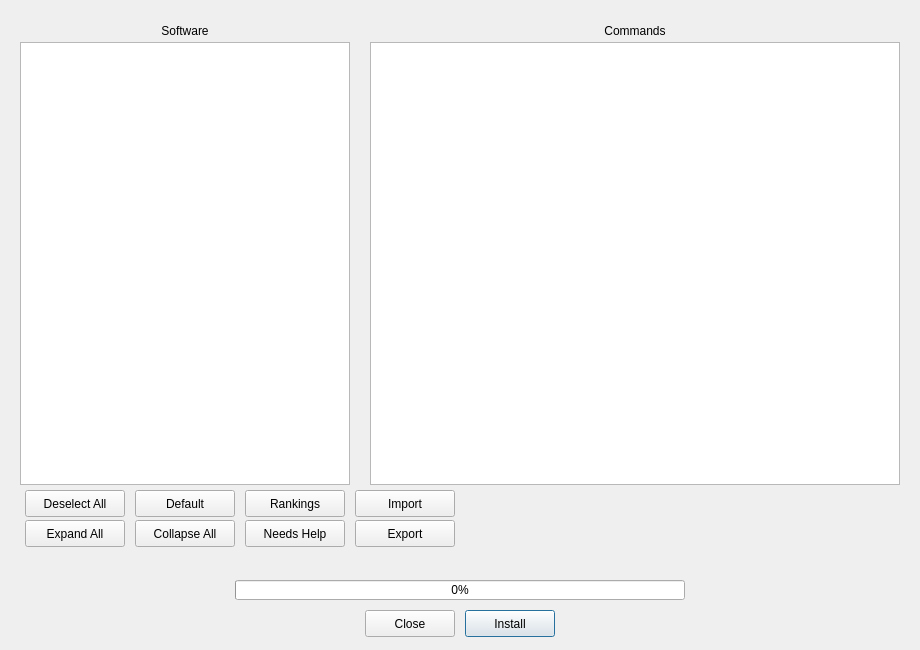
<?xml version="1.0" encoding="UTF-8"?>
<ui version="4.0">
 <class>Dialog_install2</class>
 <widget class="QDialog" name="Dialog_install2">
  <property name="geometry">
   <rect>
    <x>0</x>
    <y>0</y>
    <width>920</width>
    <height>650</height>
   </rect>
  </property>
  <property name="windowTitle">
   <string>FISSURE Install</string>
  </property>
  <property name="windowIcon">
   <iconset>
    <normaloff>../docs/Icons/logo_f.png</normaloff>../docs/Icons/logo_f.png</iconset>
  </property>
  <widget class="QPushButton" name="pushButton_ok">
   <property name="geometry">
    <rect>
     <x>465</x>
     <y>610</y>
     <width>90</width>
     <height>27</height>
    </rect>
   </property>
   <property name="text">
    <string>Install</string>
   </property>
  </widget>
  <widget class="QPushButton" name="pushButton_cancel">
   <property name="geometry">
    <rect>
     <x>365</x>
     <y>610</y>
     <width>90</width>
     <height>27</height>
    </rect>
   </property>
   <property name="text">
    <string>Close</string>
   </property>
  </widget>
  <widget class="QPushButton" name="pushButton_default">
   <property name="geometry">
    <rect>
     <x>135</x>
     <y>490</y>
     <width>100</width>
     <height>27</height>
    </rect>
   </property>
   <property name="text">
    <string>Default</string>
   </property>
  </widget>
  <widget class="QPushButton" name="pushButton_deselect">
   <property name="geometry">
    <rect>
     <x>25</x>
     <y>490</y>
     <width>100</width>
     <height>27</height>
    </rect>
   </property>
   <property name="text">
    <string>Deselect All</string>
   </property>
  </widget>
  <widget class="QPlainTextEdit" name="plainTextEdit_commands">
   <property name="geometry">
    <rect>
     <x>370</x>
     <y>42</y>
     <width>530</width>
     <height>443</height>
    </rect>
   </property>
   <property name="font">
    <font>
     <pointsize>9</pointsize>
     <italic>false</italic>
    </font>
   </property>
   <property name="horizontalScrollBarPolicy">
    <enum>Qt::ScrollBarAsNeeded</enum>
   </property>
   <property name="lineWrapMode">
    <enum>QPlainTextEdit::NoWrap</enum>
   </property>
   <property name="readOnly">
    <bool>true</bool>
   </property>
  </widget>
  <widget class="QLabel" name="label1_1">
   <property name="geometry">
    <rect>
     <x>20</x>
     <y>20</y>
     <width>330</width>
     <height>22</height>
    </rect>
   </property>
   <property name="text">
    <string>Software</string>
   </property>
   <property name="alignment">
    <set>Qt::AlignCenter</set>
   </property>
  </widget>
  <widget class="QLabel" name="label1_2">
   <property name="geometry">
    <rect>
     <x>370</x>
     <y>20</y>
     <width>530</width>
     <height>22</height>
    </rect>
   </property>
   <property name="text">
    <string>Commands</string>
   </property>
   <property name="alignment">
    <set>Qt::AlignCenter</set>
   </property>
  </widget>
  <widget class="QProgressBar" name="progressBar1">
   <property name="geometry">
    <rect>
     <x>235</x>
     <y>580</y>
     <width>450</width>
     <height>20</height>
    </rect>
   </property>
   <property name="maximum">
    <number>10</number>
   </property>
   <property name="value">
    <number>0</number>
   </property>
   <property name="textVisible">
    <bool>true</bool>
   </property>
  </widget>
  <widget class="QTreeWidget" name="treeWidget_software">
   <property name="enabled">
    <bool>true</bool>
   </property>
   <property name="geometry">
    <rect>
     <x>20</x>
     <y>42</y>
     <width>330</width>
     <height>443</height>
    </rect>
   </property>
   <property name="font">
    <font>
     <pointsize>9</pointsize>
    </font>
   </property>
   <property name="alternatingRowColors">
    <bool>false</bool>
   </property>
   <property name="selectionMode">
    <enum>QAbstractItemView::NoSelection</enum>
   </property>
   <property name="uniformRowHeights">
    <bool>true</bool>
   </property>
   <property name="headerHidden">
    <bool>true</bool>
   </property>
   <column>
    <property name="text">
     <string/>
    </property>
   </column>
  </widget>
  <widget class="QPushButton" name="pushButton_rankings">
   <property name="geometry">
    <rect>
     <x>245</x>
     <y>490</y>
     <width>100</width>
     <height>27</height>
    </rect>
   </property>
   <property name="text">
    <string>Rankings</string>
   </property>
  </widget>
  <widget class="QPushButton" name="pushButton_expand_all">
   <property name="geometry">
    <rect>
     <x>25</x>
     <y>520</y>
     <width>100</width>
     <height>27</height>
    </rect>
   </property>
   <property name="text">
    <string>Expand All</string>
   </property>
  </widget>
  <widget class="QPushButton" name="pushButton_collapse_all">
   <property name="geometry">
    <rect>
     <x>135</x>
     <y>520</y>
     <width>100</width>
     <height>27</height>
    </rect>
   </property>
   <property name="text">
    <string>Collapse All</string>
   </property>
  </widget>
  <widget class="QLabel" name="label2_current_item">
   <property name="geometry">
    <rect>
     <x>260</x>
     <y>560</y>
     <width>400</width>
     <height>17</height>
    </rect>
   </property>
   <property name="text">
    <string/>
   </property>
   <property name="alignment">
    <set>Qt::AlignCenter</set>
   </property>
  </widget>
  <widget class="QPushButton" name="pushButton_needs_help">
   <property name="geometry">
    <rect>
     <x>245</x>
     <y>520</y>
     <width>100</width>
     <height>27</height>
    </rect>
   </property>
   <property name="text">
    <string>Needs Help</string>
   </property>
  </widget>
  <widget class="QPushButton" name="pushButton_import">
   <property name="geometry">
    <rect>
     <x>355</x>
     <y>490</y>
     <width>100</width>
     <height>27</height>
    </rect>
   </property>
   <property name="text">
    <string>Import</string>
   </property>
  </widget>
  <widget class="QPushButton" name="pushButton_export">
   <property name="geometry">
    <rect>
     <x>355</x>
     <y>520</y>
     <width>100</width>
     <height>27</height>
    </rect>
   </property>
   <property name="text">
    <string>Export</string>
   </property>
  </widget>
  <zorder>treeWidget_software</zorder>
  <zorder>pushButton_ok</zorder>
  <zorder>pushButton_cancel</zorder>
  <zorder>pushButton_default</zorder>
  <zorder>pushButton_deselect</zorder>
  <zorder>plainTextEdit_commands</zorder>
  <zorder>label1_1</zorder>
  <zorder>label1_2</zorder>
  <zorder>progressBar1</zorder>
  <zorder>pushButton_rankings</zorder>
  <zorder>pushButton_expand_all</zorder>
  <zorder>pushButton_collapse_all</zorder>
  <zorder>label2_current_item</zorder>
  <zorder>pushButton_needs_help</zorder>
  <zorder>pushButton_import</zorder>
  <zorder>pushButton_export</zorder>
 </widget>
 <resources/>
 <connections/>
</ui>
